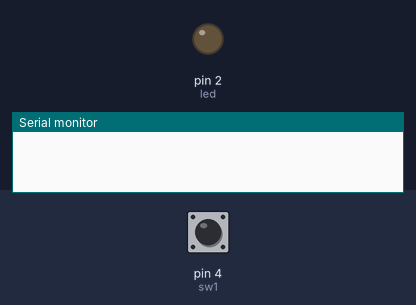
Bench run of a sketch on a simulated Arduino Uno, built with avr-gcc and run on an emulated ATmega328P. On the bench: output pins drawn as LEDs (lit = HIGH), the last lines printed to the serial monitor. The inputs (shaded band) are chosen by the test bench; at power-on: pin 4 (sw1) HIGH.

Above: at 1.2 s.
1.3 s: pin 4 (sw1) pulled LOW for 0.15 s
At 2.0 s:
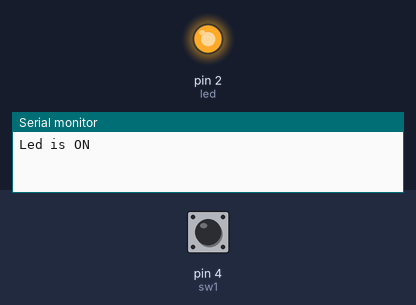
2.9 s: pin 4 (sw1) pulled LOW for 1 s
At 3.2 s:
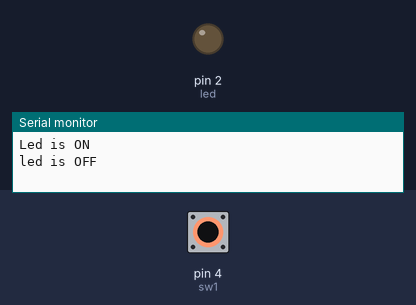
5.4 s: pin 4 (sw1) pulled LOW for 3.2 s
At 6.3 s:
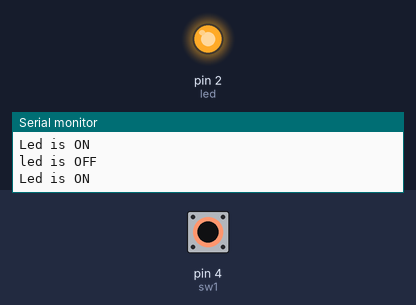
Timing chart, 0 to 8.4 s (numbered marks = the images above; inputs shaded):
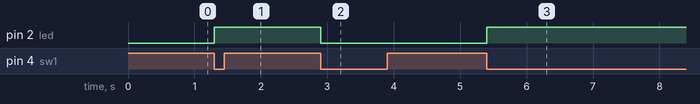

The sketch:

switch2.ino
```cpp
#define led 2
#define sw1 4

int ledState = LOW;       // Current LED state
int lastSwState = HIGH;   // Previous switch state

void setup() {
  pinMode(led, OUTPUT);
  pinMode(sw1, INPUT);
  Serial.begin(115200);
  digitalWrite(led, ledState);
}

void loop() {
  int swState = digitalRead(sw1); // Check if switch was just pressed
  if (swState == LOW && lastSwState == HIGH) {

    ledState = !ledState; // Toggle LED state

    digitalWrite(led, ledState);
    if (ledState == HIGH) {
    Serial.println("Led is ON");
    }
    //delay(50);
    else {
      Serial.println("led is OFF");
    }
  }

  lastSwState = swState;

}
```

Measured:
- after the input at 1.3 s, pin 2 (led): LOW → HIGH at once
- after the input at 2.9 s, pin 2 (led): HIGH → LOW at once
- after the input at 5.4 s, pin 2 (led): LOW → HIGH at once
